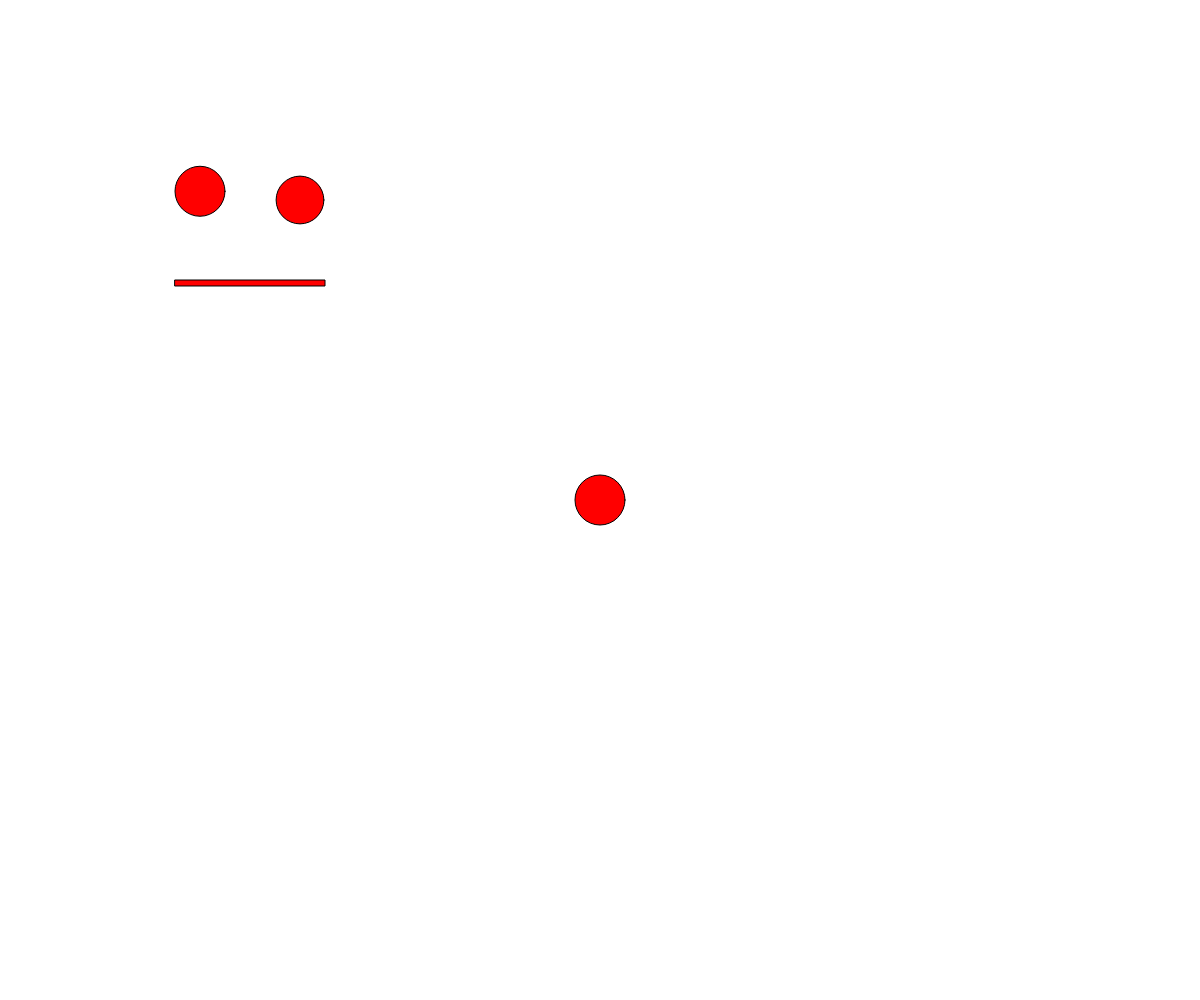
Frame 1 (no input)
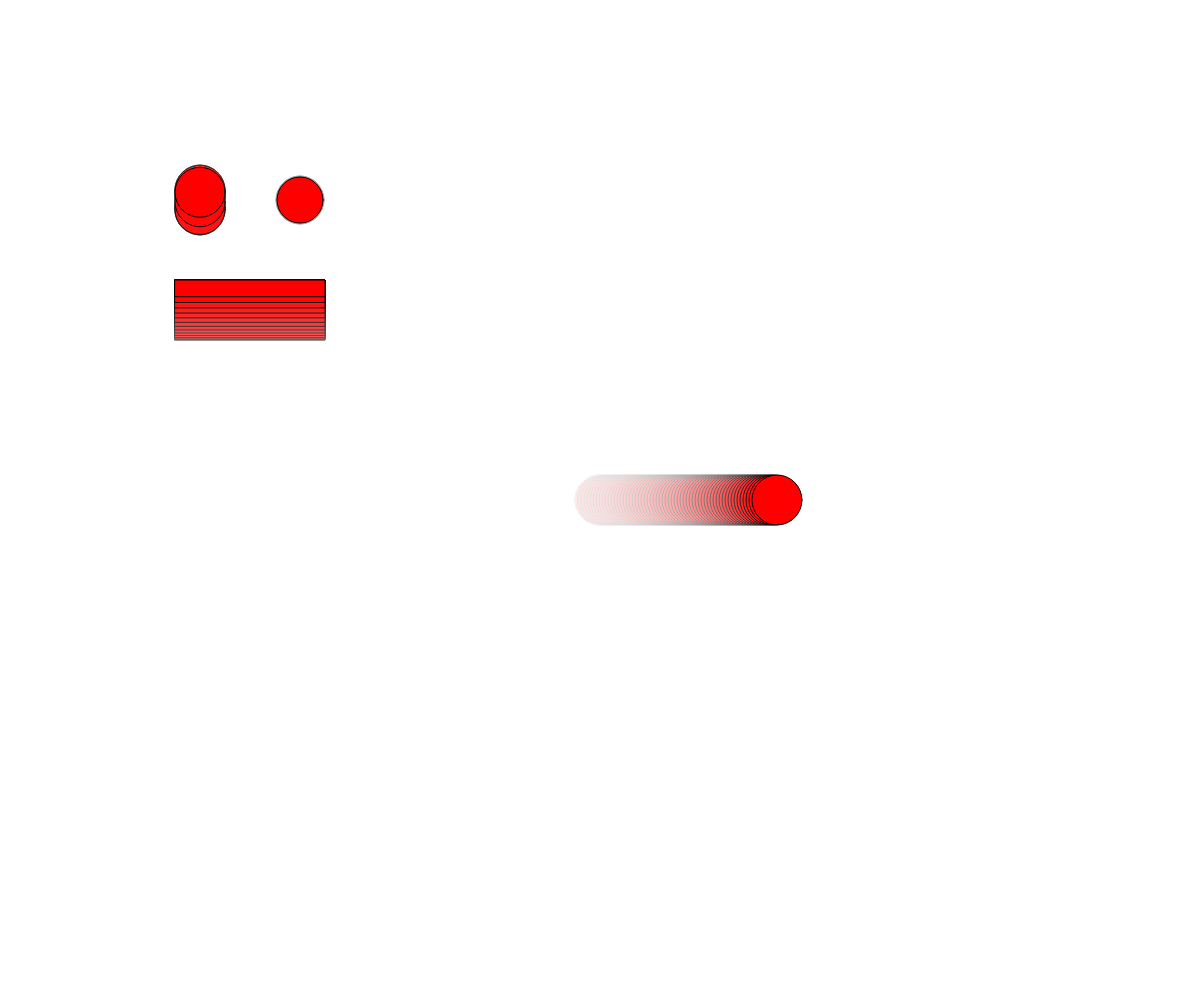
Frame 60 (no input)
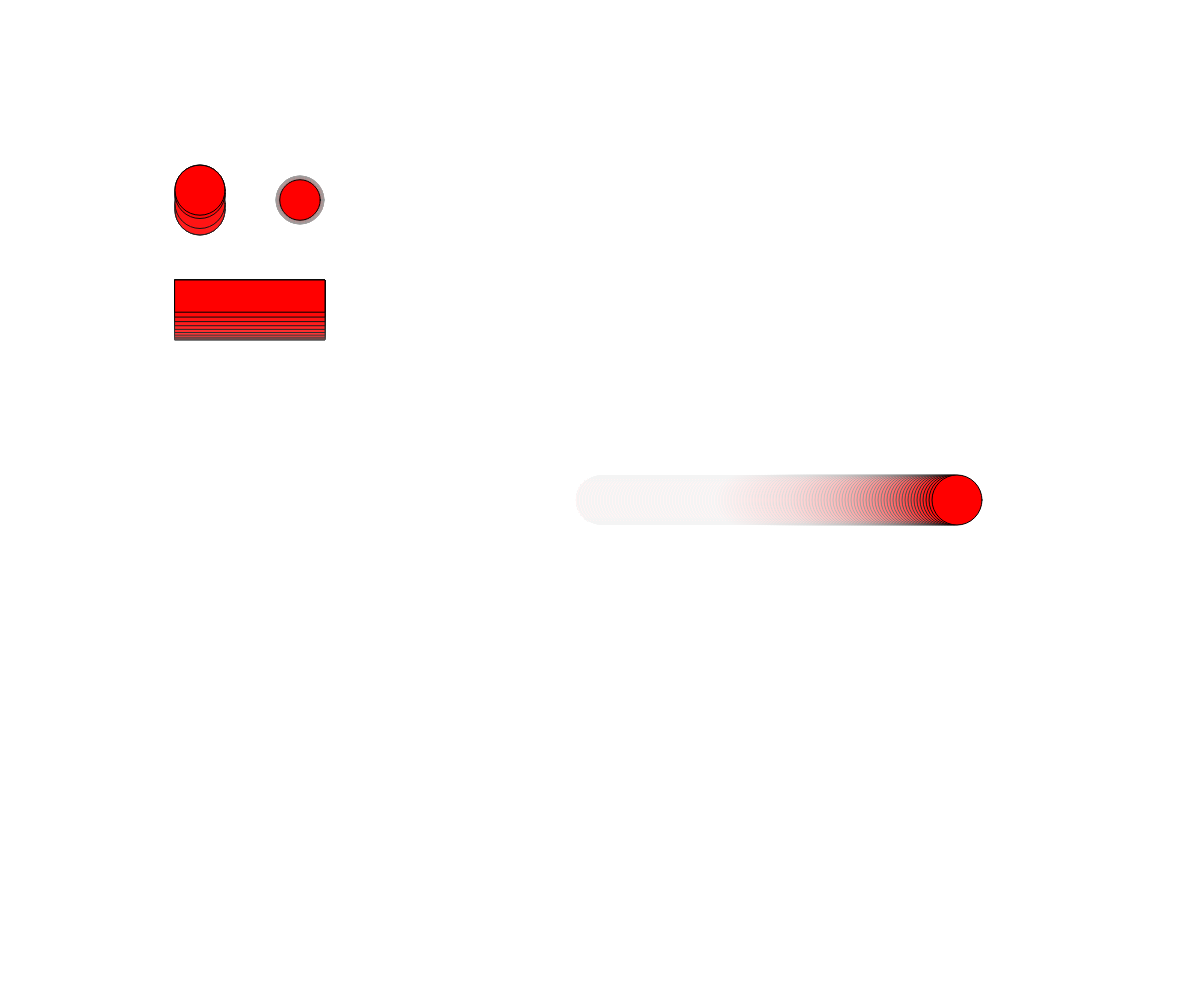
Frame 120 (the mouse pressed at the canvas centre since frame 60)

The p5.js sketch that drew these frames (run headless with seeded random() and noise() and a simulated clock; from frame 60 on, the mouse is pressed at the canvas centre):

// p5.js sketch
// ── sketch.js
let x, y, d;

function setup() {
  createCanvas(windowWidth, windowHeight);
  x = width / 2;
  y = height / 2;
  d = 50;
}

function draw() {
  background(255, 10);
  fill(255, 0, 0);
  circle(x, y, d);

  if(x < width){
    x += 3;
  }

  if(x > width){
    x -= 3;
  }

  circle (200, 200 + sin(frameCount * 200) * 10, 50)
  circle (300, 200, cos(frameCount * 0.1) * 48)
  rect (175, 280, 150, abs(sin(frameCount * 0.1)) * 60)
}
